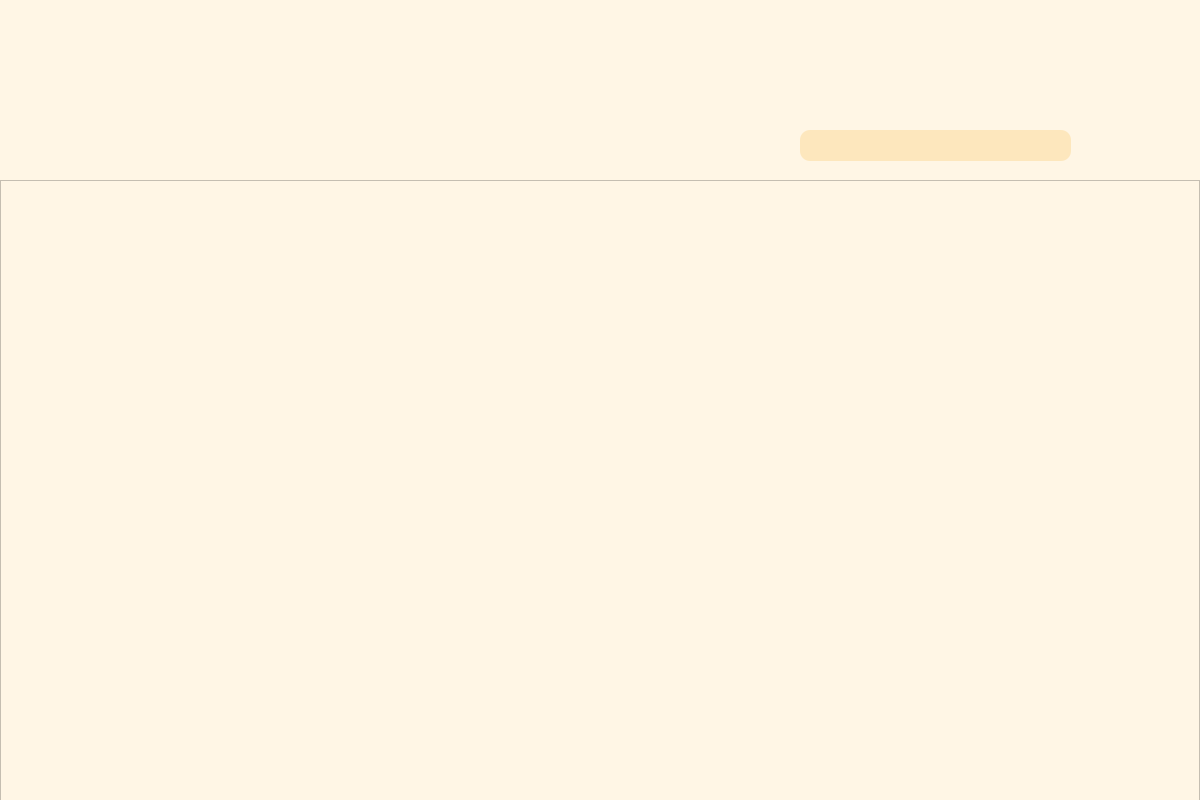
<?xml version="1.0" encoding="UTF-8"?>
<ui version="4.0">
 <class>MainWindow</class>
 <widget class="QMainWindow" name="MainWindow">
  <property name="geometry">
   <rect>
    <x>0</x>
    <y>0</y>
    <width>1200</width>
    <height>800</height>
   </rect>
  </property>
  <property name="windowTitle">
   <string>MainWindow</string>
  </property>
  <property name="styleSheet">
   <string notr="true">background-color:#FFF6E5;</string>
  </property>
  <widget class="QWidget" name="centralwidget">
   <widget class="QScrollArea" name="scrollArea">
    <property name="geometry">
     <rect>
      <x>0</x>
      <y>180</y>
      <width>1200</width>
      <height>621</height>
     </rect>
    </property>
    <property name="widgetResizable">
     <bool>true</bool>
    </property>
    <widget class="QWidget" name="scrollAreaWidgetContents_2">
     <property name="geometry">
      <rect>
       <x>0</x>
       <y>0</y>
       <width>1198</width>
       <height>619</height>
      </rect>
     </property>
     <widget class="QWidget" name="gridLayoutWidget">
      <property name="geometry">
       <rect>
        <x>70</x>
        <y>20</y>
        <width>1041</width>
        <height>601</height>
       </rect>
      </property>
      <layout class="QGridLayout" name="gridLayoutResep"/>
     </widget>
    </widget>
   </widget>
   <widget class="QLineEdit" name="lineEdit">
    <property name="geometry">
     <rect>
      <x>800</x>
      <y>130</y>
      <width>271</width>
      <height>31</height>
     </rect>
    </property>
    <property name="styleSheet">
     <string notr="true">font: 75 10pt;
background-color: #FDE7BD;
border: none;
border-radius: 10px;
padding: 8px;</string>
    </property>
   </widget>
   <widget class="QPushButton" name="buttonAddResep">
    <property name="geometry">
     <rect>
      <x>1020</x>
      <y>620</y>
      <width>170</width>
      <height>170</height>
     </rect>
    </property>
    <property name="styleSheet">
     <string notr="true">border-image: url(:/newPrefix/button_addResep.png);
background-color:none;
border: none</string>
    </property>
    <property name="text">
     <string/>
    </property>
   </widget>
   <widget class="QPushButton" name="pushButton">
    <property name="geometry">
     <rect>
      <x>1080</x>
      <y>130</y>
      <width>31</width>
      <height>31</height>
     </rect>
    </property>
    <property name="styleSheet">
     <string notr="true">border-image: url(:/newPrefix/button_search.png);
background-color:none;
border: none</string>
    </property>
    <property name="text">
     <string/>
    </property>
   </widget>
  </widget>
 </widget>
 <resources>
  <include location="../img/daftarResep.qrc"/>
 </resources>
 <connections/>
</ui>
